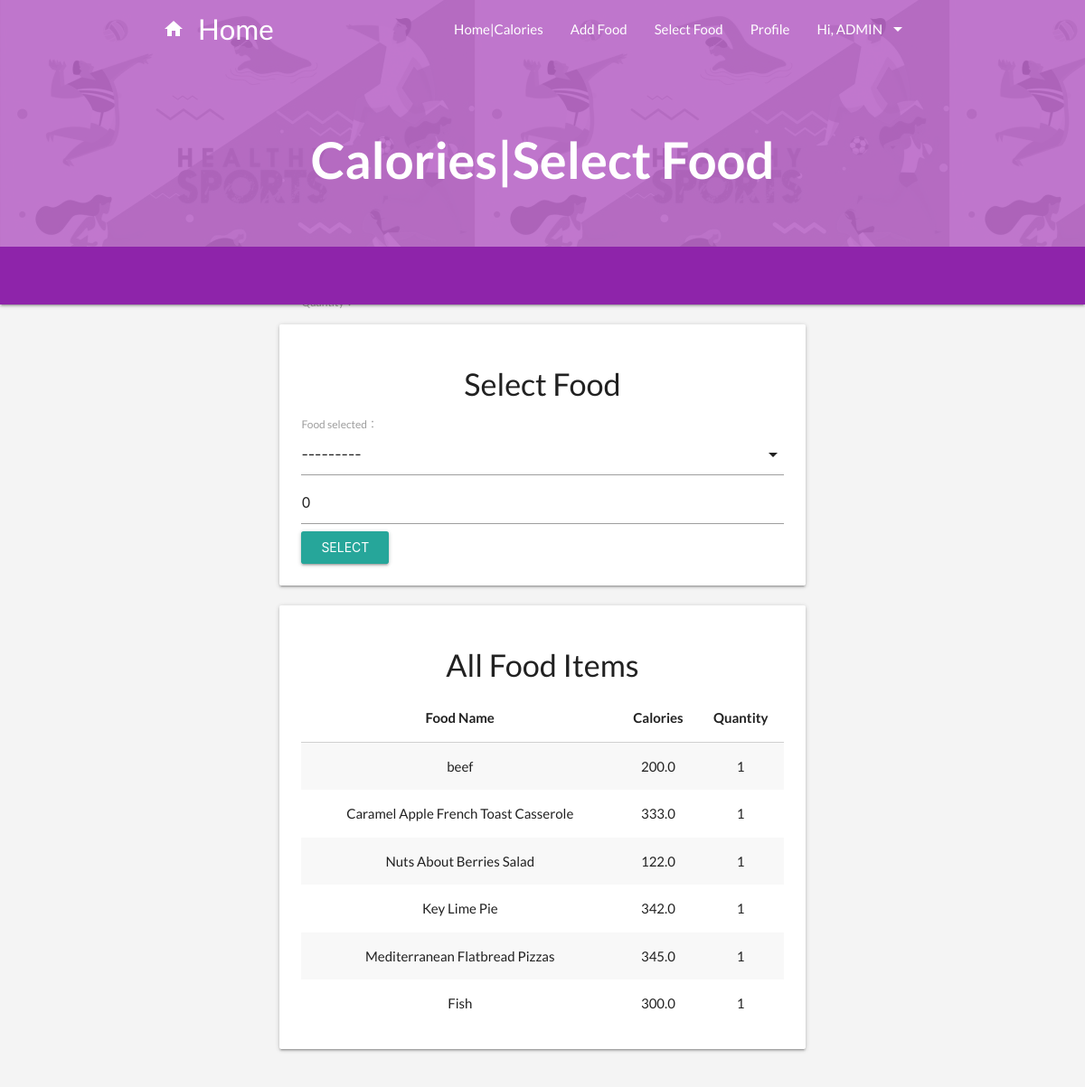
The page /calories/select_food/ (signed in) on the database its author committed.
### calories/models.py (models this page shows)
class Food(models.Model):
	name = models.CharField(max_length=200, null=False)
	quantity = models.PositiveIntegerField(null=False, default=0)
	calorie = models.FloatField(null=False, default=0)
	person_of = models.ForeignKey(User, null=True, on_delete=models.CASCADE)
	def __str__(self):
		return self.name

### calories/views.py (the view)
# urls.py: path('select_food/', select_food, name='select_food'),
@login_required
def select_food(request):
    person = Profile.objects.filter(person_of=request.user).last()
    food_items = Food.objects.filter(person_of=request.user)
    form = SelectFoodForm(request.user, instance=person)
    if request.method == 'POST':
        form = SelectFoodForm(request.user, request.POST, instance=person)
        if form.is_valid():
            form.save()
            return redirect('home')
    else:
        form = SelectFoodForm(request.user)
    context = {'form': form, 'food_items': food_items}
    return render(request, 'calories/select_food.html', context)

### calories/forms.py
class SelectFoodForm(forms.ModelForm):
    class Meta:
        model = Profile
        fields = ('food_selected','quantity',)
    def __init__(self, user, *args, **kwargs):
        super(SelectFoodForm, self).__init__(*args, **kwargs)
        self.fields['food_selected'].queryset = Food.objects.filter(person_of=user)

### templates/calories/select_food.html (shortened to what this page needs)
{% extends 'calories/base.html' %}
{% load static %}
{% block Top_background %}{% static 'images/background_picture.jpg' %}{% endblock %}
{% block color1 %} purple lighten-2{% endblock %}
{% block color2 %} purple lighten-2{% endblock %}
{% block header_title %}
    <h1>Calories|Select Food</h1>
{% endblock %}
{% load materializecss %}
{% block content %}
    <div class="container">
        <div class="col m12">
            <div class="card-panel hoverable">
                <h4 class="center-align bold">Select Food</h4>
                <form method="POST">
                    {{ form|materializecss }}
                    <input class="btn waves-effect waves-light" type="submit" value="select">
                </form>
            </div>
        </div>
    </div>
    <div class="container">
        <div class="col m12">
            <div class="card-panel hoverable">
                <h4 class="center-align" >All Food Items </h4>
                <table class="striped centered highlight">
                  <thead class="thead-dark">
                    <tr class="text-center">
                      <th scope="col">Food Name</th>
                        <th scope="col">Calories</th>
                        <th scope="col">Quantity</th>
                    </tr>
                  </thead>
                  <tbody>
                    {% for food in food_items %}
                    <tr>
                      <td>{{ food.name }}</td>
                        <td>{{ food.calorie }}</td>
                        <td>{{ food.quantity }}</td>
                    </tr>
                    {% endfor %}
                  </tbody>
                </table>
            </div>
        </div>
    </div>
{% endblock %}

### templates/calories/base.html (shortened to what this page needs)
{% load static %}
<!DOCTYPE html>
<html lang="en">
  <head>
    <link type="text/css" rel="stylesheet" href="{% static 'mat/css/gallery-materialize.min.css' %}"  media="screen,projection"/>
    <link type="text/css" rel="stylesheet" href="{% static 'mat/css/materialize.min.css'%}"  media="screen,projection"/>
    <link href="{% static 'mat/css/gallery-materialize.min.css' %}" rel="stylesheet">
    {% block css %}
      <link rel="stylesheet" href="https://cdnjs.cloudflare.com/ajax/libs/materialize/1.0.0-rc.1/css/materialize.min.css" />
    {% endblock css %}
  </head>
  <body class="blog">
    <nav class="nav-extended {% block color1 %}{% endblock %}">
      <div class="nav-background">
        <div class="pattern active" style="background-image: url('{% block Top_background %}{% endblock %}');"></div>
      </div>
      <div class="nav-wrapper container">
        <a href="/" class="brand-logo"><i class="material-icons">home</i>Home</a>
        <ul class="right hide-on-med-and-down">
            {% with url_name=request.resolver_match.url_name %}
              <li><a class="  {% if url_name == 'home' %} active{% endif %}" href={% url "home" %}>Home|Calories</a></li>
              <li><a class=" {% if url_name == 'add_food' %} active{% endif %}" href={% url "add_food" %}>Add Food</a></li>
              <li><a class=" {% if url_name == 'select_food' %} active{% endif %}" href={% url "select_food" %}>Select Food</a></li>
                <li><a class=" {% if url_name == 'profile' %} active{% endif %}" href={% url "profile" %}>Profile</a></li>
                <li><a class='dropdown-button' href='#' data-activates='feature-dropdown' data-belowOrigin="true" data-constrainWidth="false">
                    {% if request.user %}
                        Hi, {{ request.user | upper }}
                    {% else %}
                        Features
                    {% endif %}
                    <i class="material-icons right">arrow_drop_down</i></a></li>
            {% endwith %}
        </ul>
        <div class="nav-header center">
            {% block header_title %}
            {% endblock %}
        </div>
      </div>
      <div class="categories-wrapper {% block color2 %}{% endblock %} darken-1">
      </div>
    </nav>
    <div id="portfolio" class="section gray">
      <div class="container">
        <div class="gallery row">
            {% block content %}
            {% endblock %}
        </div>
      </div>
    </div>
  </body>
</html>

### rows shown on the page
Food: name "beef", calorie "200.0", quantity "1"
Food: name "Caramel Apple French Toast Casserole", calorie "333.0", quantity "1"
Food: name "Nuts About Berries Salad", calorie "122.0", quantity "1"
Food: name "Key Lime Pie", calorie "342.0", quantity "1"
Food: name "Mediterranean Flatbread Pizzas", calorie "345.0", quantity "1"
Food: name "Fish", calorie "300.0", quantity "1"

### other values the page prints
{{ request.user | upper }} "ADMIN"
